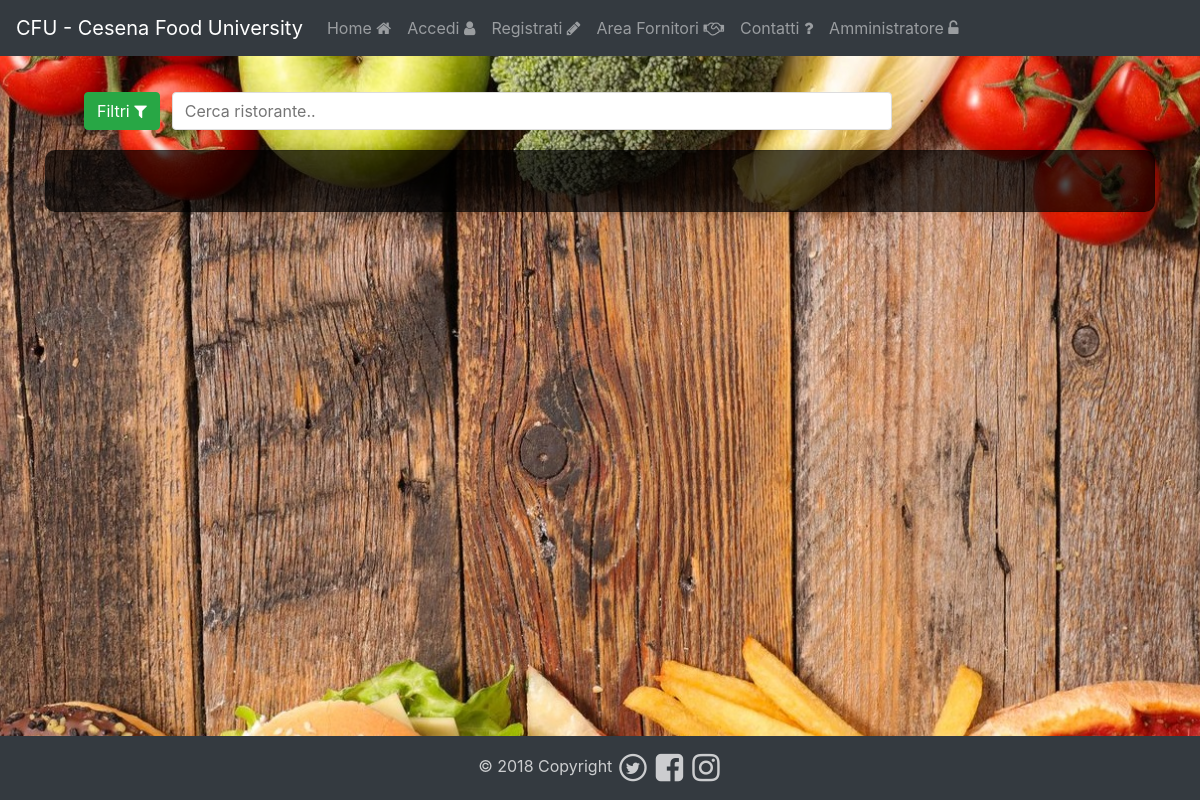
The app's page /codice/php/ricerca.php, older data.
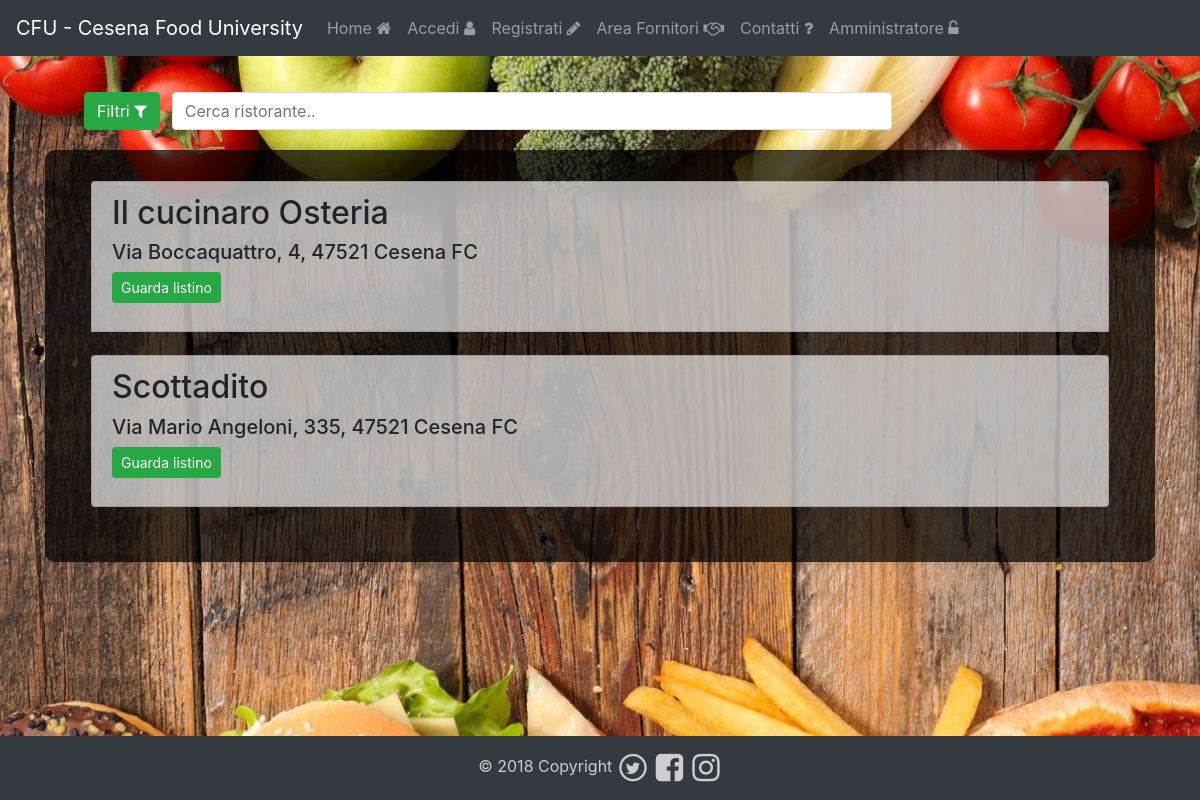
The same page, newer data.
### tables this page shows
CREATE TABLE `ristorante` (
  `id` int(11) NOT NULL,
  `email_proprietario` varchar(40) NOT NULL,
  `nome` varchar(20) NOT NULL,
  `indirizzo` varchar(40) NOT NULL,
  `nome_categoria` varchar(20) DEFAULT NULL,
  `info` varchar(100) DEFAULT NULL,
  `rating` int(11) NOT NULL,
  `approvato` tinyint(1) NOT NULL DEFAULT '0'
);

### codice/php/ricerca.php (the view, shortened to what this page needs)
<!DOCTYPE html>
<html lang="it" dir="ltr">
<head>
  <link rel="stylesheet" href="https://cdnjs.cloudflare.com/ajax/libs/font-awesome/4.7.0/css/font-awesome.min.css">
  <link rel="stylesheet" href="./../css/bootstrap.min.css">
  <link href="./../css/full.css" rel="stylesheet">
  <link href="./../css/menubar.css" rel="stylesheet">
  <link href="./../css/footer.css" rel="stylesheet">
  <link href="./../css/sidebar.css" rel="stylesheet">
  <link href="./../css/ricerca.css" rel="stylesheet">
  </head>
  <body>
    <?php $current= "home";
    include 'menu.php';?>
  <row class="row mobile">
    <button class="col-xsm-4  filtri btn btn-success" type="button" name="button"  onclick="openNav()">Filtri
          <i class="fa fa-filter"></i>
    </button>
    <input class="col-xsm-8 "type="text" id="myInput" onkeyup="myFunction()" placeholder="Cerca ristorante..">
  </row>
  <div class="container">
    <?php
    $filter = array();
    if(!empty($filter)){
      $query = 'SELECT * FROM ristorante WHERE '.implode(' OR ', $filter);
    }else{
      $query = 'SELECT * FROM ristorante';
    }
    echo '
    <div class="card card-sm center-msg-box transparent mobile">
    <div class="container">';
    foreach($conn->query($query) as $row)
    {
      if($row["approvato"]==1){
      echo '
      <ul id="myUL">
      <li class="list-group-item" id="item">
      <h2 class="nameFilter">'.$row["nome"].'</h2>
      <h5>'.$row["nome_categoria"].' </h5>
      <h5>'.$row["indirizzo"].' </h5>
      <form action="ristorante.php" method="post" name ="seleziona" id="seleziona">
      <input type = "hidden" name="id_ristorante" value="'.$row["id"].'">
      <button class="a btn btn-sm btn-success " id = "submit" type="submit" >Guarda listino </button>
      </form>
      </li>"';
      }
    }
    echo "</ul>";
    ?>
  </div>
</div>
</div>
<?php include 'footer.php'; ?>
</body>
</html>

### codice/php/menu.php (shortened to what this page needs)
<?php
if ($_SESSION['fornitore']== "true") {
  echo '<nav class="navbar navbar-expand-lg navbar-light bg-light sticky-top">
  <button class="navbar-toggler" type="button" data-toggle="collapse" data-target="#navbarSupportedContent" aria-controls="navbarSupportedContent" aria-expanded="false" aria-label="Toggle navigation"><span class="navbar-toggler-icon"></span>';
  echo '<span id="msg" class="badge badge-primary"></span>
  <span class="sr-only">unread messages</span>';
  echo '
  </button>
  <a class="navbar-brand" href="areafornitori.php">CFU - Cesena Food University</a>
  <div class="collapse navbar-collapse" id="navbarSupportedContent">
  <ul class="navbar-nav mr-auto">';
  include 'menufornitori.php';
} else {
  if ($_SESSION['admin']== "true") {
    echo '<nav class="navbar navbar-expand-lg navbar-light bg-light sticky-top">
    <button class="navbar-toggler" type="button" data-toggle="collapse" data-target="#navbarSupportedContent" aria-controls="navbarSupportedContent" aria-expanded="false" aria-label="Toggle navigation"><span class="navbar-toggler-icon"></span>';
    echo '<span id="msg" class="badge badge-primary"></span>
    <span class="sr-only">unread messages</span>';
    echo '
    </button>
    <a class="navbar-brand" href="homeadmin.php">CFU - Cesena Food University</a>
    <div class="collapse navbar-collapse" id="navbarSupportedContent">
    <ul class="navbar-nav mr-auto">';
    include 'menuadmin.php';
  } else {
    if ($_SESSION['utente']== "true"){
      echo '<nav class="navbar navbar-expand-lg navbar-dark bg-dark sticky-top">
      <button class="navbar-toggler" type="button" data-toggle="collapse" data-target="#navbarSupportedContent" aria-controls="navbarSupportedContent" aria-expanded="false" aria-label="Toggle navigation"><span class="navbar-toggler-icon"></span>';
      echo '<div id="" class="msg badge badge-primary"></div>
      <span class="sr-only">unread messages</span>
      </button>
      <a class="navbar-brand" href="homeclienti.php">CFU - Cesena Food University</a>
      <div class="collapse navbar-collapse" id="navbarSupportedContent">
      <ul class="navbar-nav mr-auto">';
      include 'menuutenti.php';
    }
  }
}
?>
</ul>
</div>
</nav>

### codice/php/menuutenti.php (shortened to what this page needs)
<?php
if ( isset( $_SESSION['email'] ) ) {
  ?>
  <li class="nav-item">
    <a class="nav-link" href="homeclienti.php"<?php if($current == 'homeclienti') {echo 'id="current"';} ?>>Home <i class="fa fa-home"></i><span class="sr-only">(current)</span></a>
  </li>
  <li class="nav-item">
    <a class="nav-link" href="profiloutente.php"<?php if($current == 'profiloutente') {echo 'id="current"';} ?>>Profilo <?php echo $_SESSION["nome"]; ?> <i class="fa fa-user"></i></a>
  </li>
  <li class="nav-item">
    <a class="nav-link" href="messaggi.php"<?php if($current == 'messaggi') {echo 'id="current"';} ?>>Messaggi <i class="fa fa-envelope-o"></i> <span id="" class="msg badge badge-primary"></span>
      <span class="sr-only">unread messages</span> </a>
    </li>
    <li class="nav-item">
      <a class="nav-link" href="visualizzaCarrello.php"<?php if($current == 'carrello') {echo 'id="current"';} ?>>Carrello <i class="fa fa-shopping-cart"></i></a>
    </li>
    <li class="nav-item">
      <a class="nav-link" href="contatti.php"<?php if($current == 'contatti') {echo 'id="current"';} ?>>Contatti <i class="fa fa-question"></i></a>
    </li>
    <li class="nav-item">
      <a class="nav-link" href="logout.php"<?php if($current == 'logout') {echo 'id="current"';} ?>>Logout <i class="fa fa-sign-out"></i></a>
    </li>
    <?php
  } else {
    ?>
    <li class="nav-item ">
      <a class="nav-link" href="homeclienti.php"<?php if($current == 'homeclienti') {echo 'id="current"';} ?>>Home <i class="fa fa-home"></i><span class="sr-only">(current)</span></a>
    </li>
    <li class="nav-item">
      <a class="nav-link" href="accedi.php" <?php if($current == 'accedi') {echo 'id="current"';} ?>>Accedi <i class="fa fa-user"></i></a>
    </li>
    <li class="nav-item">
      <a class="nav-link" href="signinutente.php"<?php if($current == 'signinutente') {echo 'id="current"';} ?>>Registrati <i class="fa fa-pencil"></i></a>
    </li>
    <li class="nav-item">
      <a class="nav-link" href="areafornitori.php"<?php if($current == 'areafornitori') {echo 'id="current"';} ?>>Area Fornitori <i class="fa fa-handshake-o"></i></a>
    </li>
    <li class="nav-item">
      <a class="nav-link" href="contatti.php"<?php if($current == 'contatti') {echo 'id="current"';} ?>>Contatti <i class="fa fa-question"></i></a>
    </li>
    <li class="nav-item">
      <a class="nav-link" href="accedi.php">Amministratore <i class="fa fa-unlock-alt"></i></a>
    </li>
    <?php
  }
  ?>

### codice/php/footer.php
<footer class="page-footer font-small blue mobile ">
  <div class="footer-copyright text-center py-3 mobile">© 2018 Copyright
    <span class="fa-stack fa-sm">
      <i class="fa fa-circle-thin fa-stack-2x"></i>
      <i class="fa fa-twitter fa-stack-1x"></i>
    </span>
    <span class="fa-stack fa-sm">
      <i class="fa fa-facebook-square fa-2x"></i>
    </span>
    <span class="fa-stack fa-sm">
      <i class="fa fa-instagram fa-2x"></i>
    </span>
  </div>
</footer>

### codice/css/full.css (style rules this page uses)
body { background: url('./../resources/bg.jpg') no-repeat center center fixed; -webkit-background-size: cover; -moz-background-size: cover; background-size: cover; -o-background-size: cover; }
.center-msg-box { padding:30px; margin: 20px auto; border-radius: 10px; -webkit-border-radius:10px; -moz-border-radius: 10px; box-shadow: 0px 0px 10px rgba(0, 0, 0, 0.13); -moz-box-shadow: 0px 0px 10px rgba(0, 0, 0, 0.13); -webkit-box-shadow: 0px 0px 10px rgba(0, 0, 0, 0.13); background-color: rgba(0, 0, 0, 0.7); }

### codice/css/footer.css (style rules this page uses)
footer { background-color: #343a40 !important; color: rgba(255,255,255,.75); position: fixed; left: 0; bottom: 0; width: 100% !important; min-width: 20%; height: 8%; text-align: center; max-width: 100%; box-sizing:border-box; overflow: hidden; padding: 0pt; }
body { padding-bottom: 120px; }
.row { box-sizing:border-box; margin: 0pt }

### codice/css/ricerca.css (style rules this page uses)
#myInput { border-radius: .25rem; border-top-left-radius: 0.25rem; border-top-right-radius: 0.25rem; border-bottom-right-radius: 0.25rem; border-bottom-left-radius: 0.25rem; width: 60%; font-size: 1rem; padding: .375rem .75rem; padding-top: 0.375rem; padding-right: 0.75rem; padding-bottom: 0.375rem; padding-left: 0.75rem; border: 1px solid #ddd; margin-top: 3%; margin-left: 1%; }
#myUL { padding: 0; margin: 0; }

### codice/php/ricerca.php (style rules this page uses)
.list-group-item { background-color: rgba(255,255,255, 65%) }
.filtri { margin-left: 7%; margin-top: 3%; }

Row changes from the older to the newer data that the page shows:
now on this page (row edited): ristorante: nome "Il cucinaro Osteria", indirizzo "Via Boccaquattro, 4, 47521 Cesena FC"
now on this page (row edited): ristorante: nome "Scottadito", indirizzo "Via Mario Angeloni, 335, 47521 Cesena FC"
